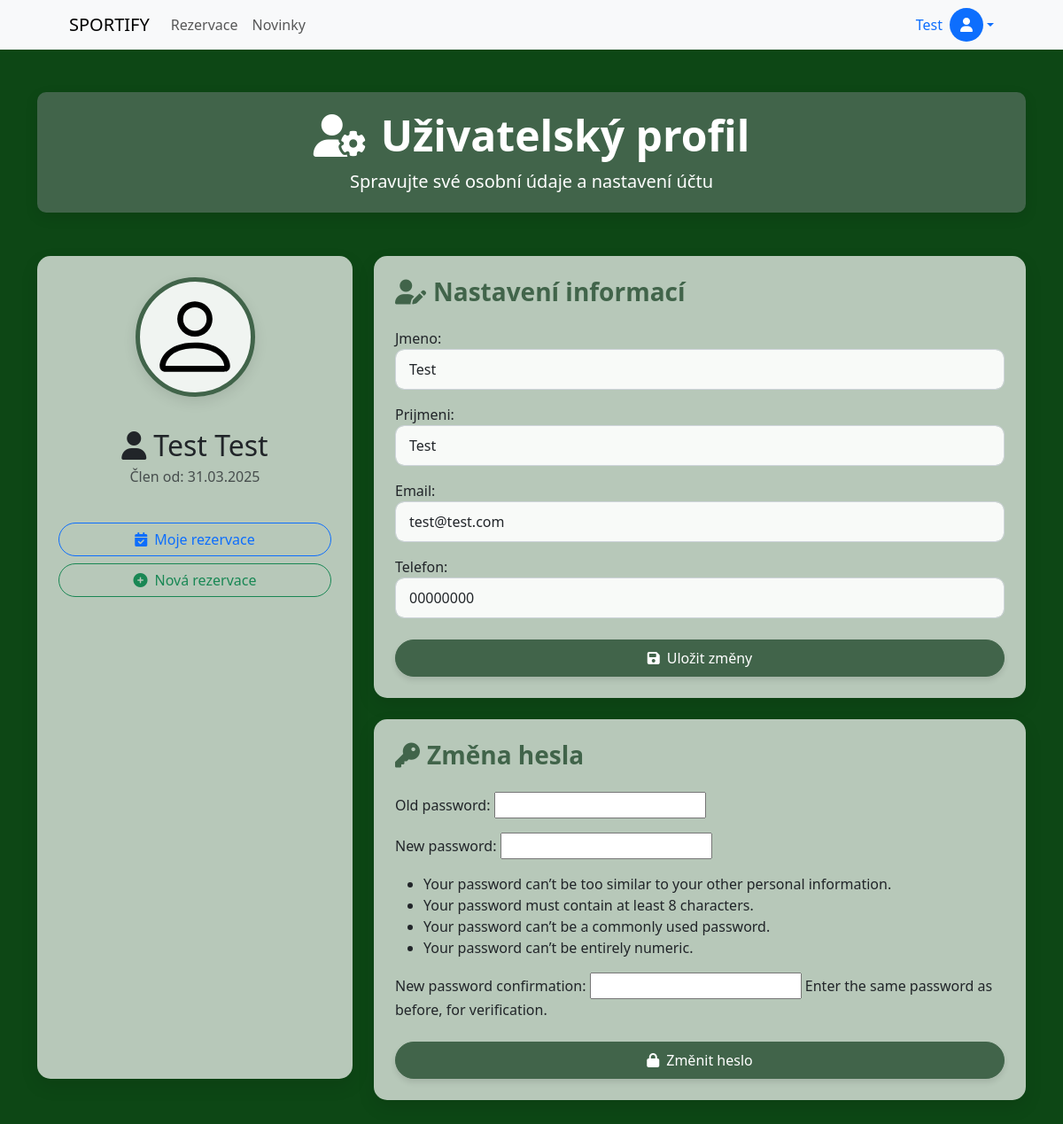
The app's page /profile/ (signed in), older data.
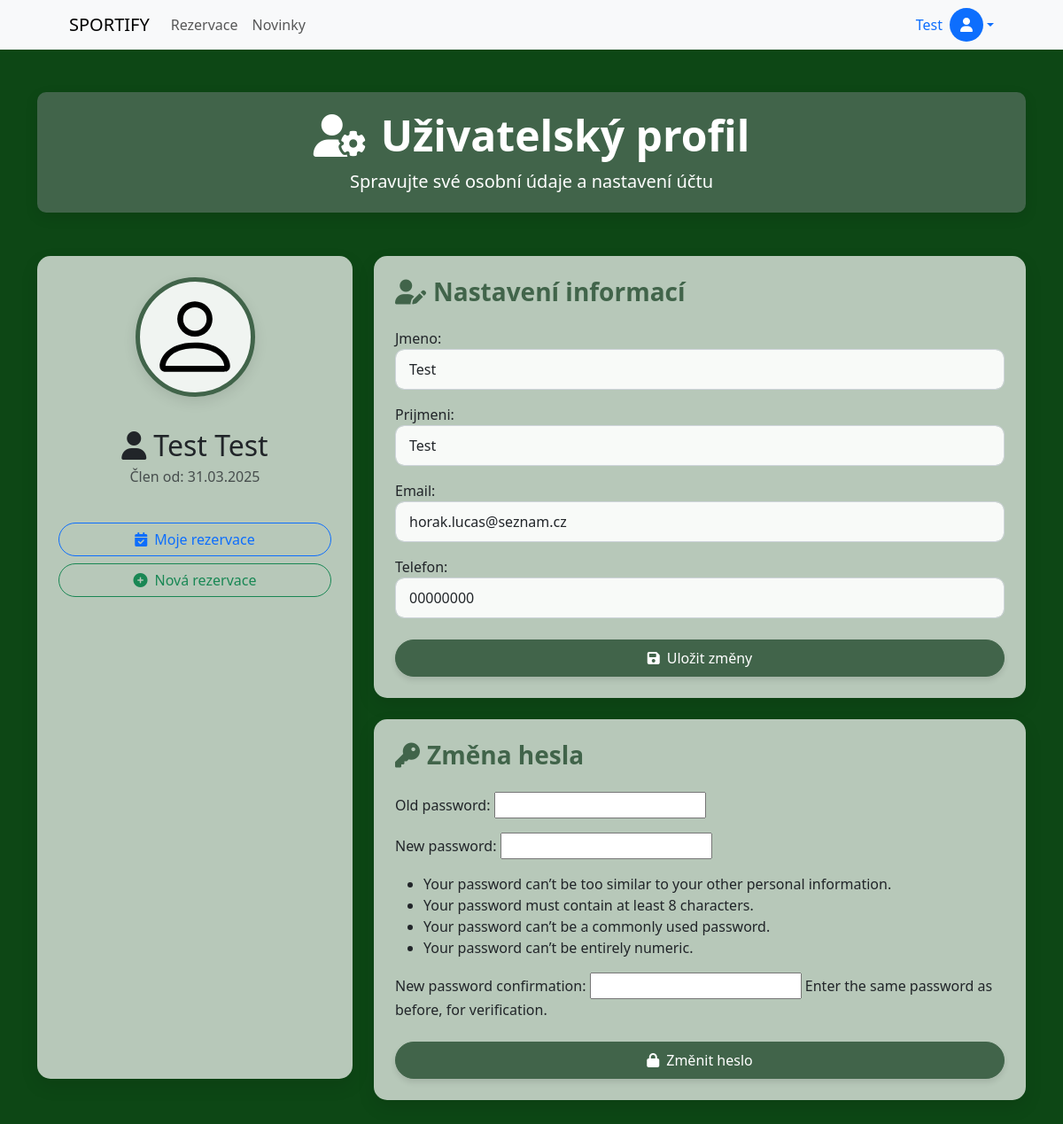
The same page, newer data.
### rezervace/models.py (models this page shows, shortened)
class Uzivatele(models.Model):
    id = models.AutoField(primary_key=True)
    user = models.OneToOneField(User, on_delete=models.CASCADE, related_name='uzivatele')
    jmeno = models.CharField(max_length=50)
    prijmeni = models.CharField(max_length=50)
    email = models.EmailField(max_length=100, unique=True)
    telefon = models.CharField(max_length=20)
    role = models.CharField(max_length=10, choices=ROLE_CHOICES, default='user')
    datum_reg = models.DateTimeField(default=timezone.now)
    posledni_aktualizace = models.DateTimeField(auto_now=True)
    typ_zakaznika = models.ForeignKey(TypZakaznika, on_delete=models.SET_NULL, null=True, related_name='uzivatele')

### rezervace/views.py (the view)
# urls.py: path("profile/",views.profile_view,name='profile'),
@login_required
def profile_view(request):
    try:
        request.user.uzivatele
    except:
        from .models import Uzivatele, TypZakaznika
        Uzivatele.objects.create(
            user=request.user,
            jmeno=request.user.username,
            prijmeni="",
            email=request.user.email or f"{request.user.username}@example.com",
            telefon="",
            typ_zakaznika=TypZakaznika.objects.get_or_create(typ_zakaznika='new', defaults={'sleva': 0})[0]
        )
    if request.method == 'POST':
        form = UserUpdateForm(request.POST, instance=request.user.uzivatele)
        form2 = PasswordChangeForm(request.user, request.POST)
        if 'change_info' in request.POST and form.is_valid():
            form.save()
            messages.success(request,"Informace byly změněny!")
            form = UserUpdateForm(instance=request.user.uzivatele)
            form2 = PasswordChangeForm(request.user)
            return render(request,'rezervace/profile.html',{'form':form, 'form2':form2})
        if 'change_password' in request.POST and form2.is_valid():
            user = form2.save()
            update_session_auth_hash(request, user)  # Aby uživatel zůstal přihlášen po změně hesla
            messages.success(request, 'Heslo bylo úspěšně změněno!')
            form = UserUpdateForm(instance=request.user.uzivatele)
            form2 = PasswordChangeForm(request.user)
            return render(request,'rezervace/profile.html',{'form':form, 'form2':form2})
    else:
        form = UserUpdateForm(instance=request.user.uzivatele)
        form2 = PasswordChangeForm(request.user)
    return render(request,'rezervace/profile.html',{'form':form, 'form2':form2})

### rezervace/forms.py
class UserUpdateForm(forms.ModelForm):
    class Meta:
        model = Uzivatele
        fields = ['jmeno', 'prijmeni', 'email', 'telefon']
    def __init__(self, *args, **kwargs):
        super(UserUpdateForm, self).__init__(*args, **kwargs)
        for field in self.fields.values():
            field.widget.attrs['class'] = 'form-control'

### templates/rezervace/profile.html (shortened to what this page needs)
{% extends 'base.html' %}
{% load static %}
{% block content %}
<div class="container my-5">
    <div class="row mb-4">
        <div class="col-12">
            <div class="section-header">
                <h1 class="display-5 fw-bold mb-2"><i class="fas fa-user-cog me-3"></i>Uživatelský profil</h1>
                <p class="lead mb-0">Spravujte své osobní údaje a nastavení účtu</p>
            </div>
        </div>
    </div>
    <div class="row">
        <div class="col-md-4 mb-4">
            <div class="card h-100 p-4 text-center">
                <div class="avatar">
                    <img src="{% static 'person.svg' %}" alt="Avatar">
                </div>
                {% if user.is_authenticated %}
                    <h2 class="mt-3 mb-1"><i class="fas fa-user me-2"></i>{{ user.uzivatele.jmeno }} {{ user.uzivatele.prijmeni }}</h2>
                    <p class="text-muted">Člen od: {{ user.date_joined|date:"d.m.Y" }}</p>
                {% endif %}
                <div class="mt-4">
                    <div class="d-grid gap-2">
                        <a href="{% url 'rezervace' %}" class="btn btn-outline-primary rounded-pill">
                            <i class="fas fa-calendar-check me-2"></i>Moje rezervace
                        </a>
                        <a href="{% url 'hriste' %}" class="btn btn-outline-success rounded-pill">
                            <i class="fas fa-plus-circle me-2"></i>Nová rezervace
                        </a>
                    </div>
                </div>
            </div>
        </div>
        <div class="col-md-8">
            <div class="card mb-4 p-4">
                <h3 class="mb-4 fw-bold" style="color: #41644A;"><i class="fas fa-user-edit me-2"></i>Nastavení informací</h3>
                <form method="post">
                    {{ form.as_p }}
                    <div class="d-grid mt-4">
                        <button class="btn btn-primary py-2" type="submit" name="change_info">
                            <i class="fas fa-save me-2"></i>Uložit změny
                        </button>
                    </div>
                </form>
            </div>
            <div class="card p-4">
                <h3 class="mb-4 fw-bold" style="color: #41644A;"><i class="fas fa-key me-2"></i>Změna hesla</h3>
                <form method="post">
                    {{ form2.as_p }}
                    <div class="d-grid mt-4">
                        <button class="btn btn-primary py-2" type="submit" name="change_password">
                            <i class="fas fa-lock me-2"></i>Změnit heslo
                        </button>
                    </div>
                </form>
            </div>
        </div>
    </div>
</div>
{% endblock %}

Row changes from the older to the newer data that the page shows:
changed Uzivatele "Test": email "test@test.com" → "horak.lucas@seznam.cz"
